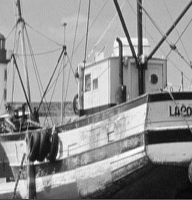
#> input picture data/fishing_boat.bmp, 192 x 200 px
$ jupyter execute load_block.ipynb
#> lines starting #> are read from the running program, lines starting #| are printed output that depends on the picture
[cell 1]
import matplotlib.pyplot as plt
import numpy as np
from PIL import Image

[cell 2]
# Display image in grapy scale
image_path = '../data/fishing_boat.bmp'
image = Image.open(image_path).convert('L')
#> image is the input picture: PIL image 192x200 L; min 2, max 255, mean 145.5

plt.imshow(image, cmap='gray')
plt.axis('off')
plt.show()

[cell 3]
# Display the 8x8 block with the top-left pixel at (x, y) = (x*, y*)
x_star = 8 * (4-1) + 1
y_star = 8 * (2-1) + 1

# Get the 8x8 block
block_size = 8
x_start = x_star - 1
y_start = y_star - 1

# Convert the image to a numpy array
image_array = np.array(image)

# Get the block end coordinates
x_end = min(x_start + block_size, image_array.shape[0])
#> x_end = 32
y_end = min(y_start + block_size, image_array.shape[1])
#> y_end = 16
block = image_array[x_start:x_end, y_start:y_end]

# Display the 8x8 block
plt.imshow(block, cmap='gray', extent=(y_star, y_star + block_size, x_star + block_size, x_star))
plt.title(f"8x8 Block with Top-Left Corner at ({x_star}, {y_star})")
plt.xlabel("y")
plt.ylabel("x")
plt.colorbar(label="Pixel Intensity")
plt.show()
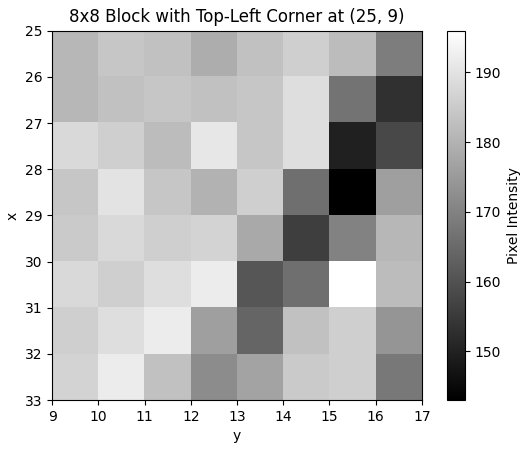
#> figure drawn by matplotlib, 2 panels

[cell 4]
# Display the 8x8 block with a value of S
def display_sensed(S):
    # Generate the mask
#> called with S = 50
    np.random.seed(42)
    total_pixels = block_size * block_size
    indices = np.random.choice(total_pixels, S, replace=False)

    # Normalize the grayscale block to the range 0–255
    block_normalized = (block - block.min()) / (block.max() - block.min()) * 255
    block_normalized = block_normalized.astype(np.uint8)

    # Generate a mask and set missing pixel intensities to NaN
    mask = np.zeros((block_size, block_size), dtype=bool)
    for index in indices:
        row, col = divmod(index, block_size)
        mask[row, col] = True

    # Convert from grayscale to RGB
    rgb_block = np.stack([block_normalized] * 3, axis=-1)

    # Set the missing pixels to orange
    rgb_block[~mask] = [255, 165, 0]

    # nan_block = block.astype(float)
    # nan_block[~mask] = np.nan

    # Display the block with missing pixels
    plt.imshow(rgb_block, cmap='gray', extent=(y_star, y_star + block_size, x_star + block_size, x_star))
    plt.title("8x8 Block with Missing Pixels with S = " + str(S))
    plt.colorbar(label="Pixel Intensity")
    plt.axis('off')
    plt.show()
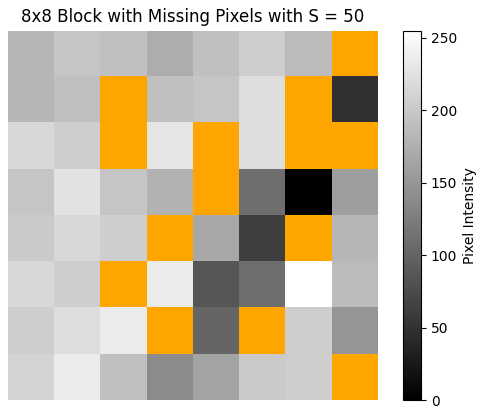
#> figure drawn by matplotlib, 2 panels

[cell 5]
# S = 50
display_sensed(50)

[cell 6]
# S = 30
display_sensed(30)
#> call 2 of display_sensed, with S = 30
#> in display_sensed (call 2), `plt.show()`:
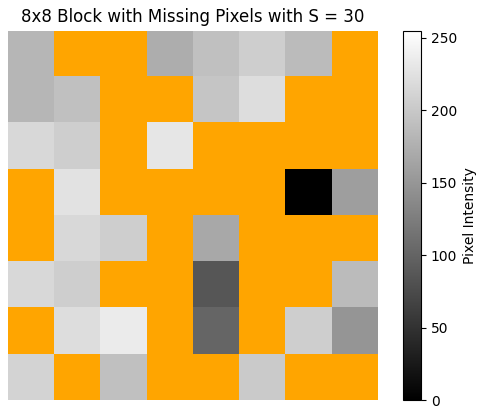
#> figure drawn by matplotlib, 2 panels

[cell 7]
# S = 10
display_sensed(10)
#> call 3 of display_sensed, with S = 10
#> in display_sensed (call 3), `plt.show()`:
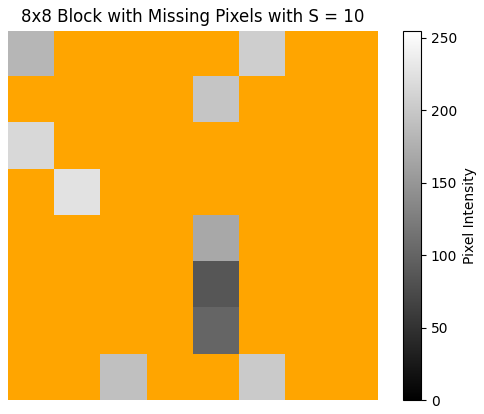
#> figure drawn by matplotlib, 2 panels

$ run again, with data/nature.bmp copied over data/fishing_boat.bmp
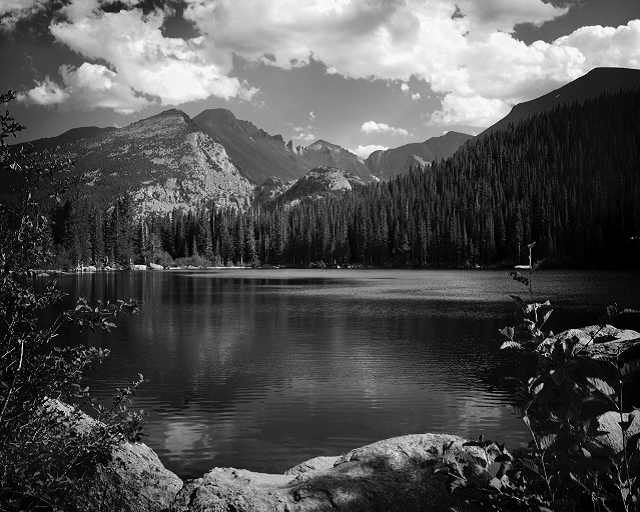
#> input picture data/nature.bmp, 640 x 512 px
#> image is the input picture: PIL image 640x512 L; min 0, max 255, mean 80
#> `plt.show()`:
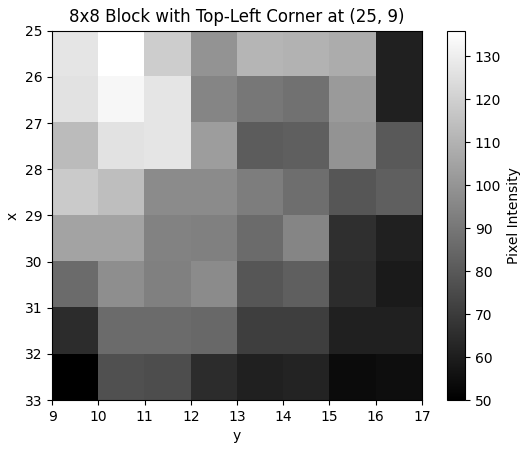
#> figure drawn by matplotlib, 2 panels
#> in display_sensed (call 3), `plt.show()`:
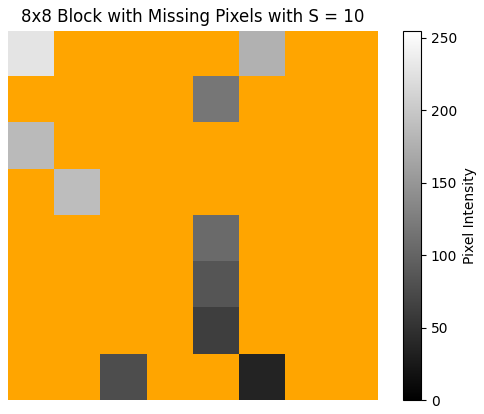
#> figure drawn by matplotlib, 2 panels
